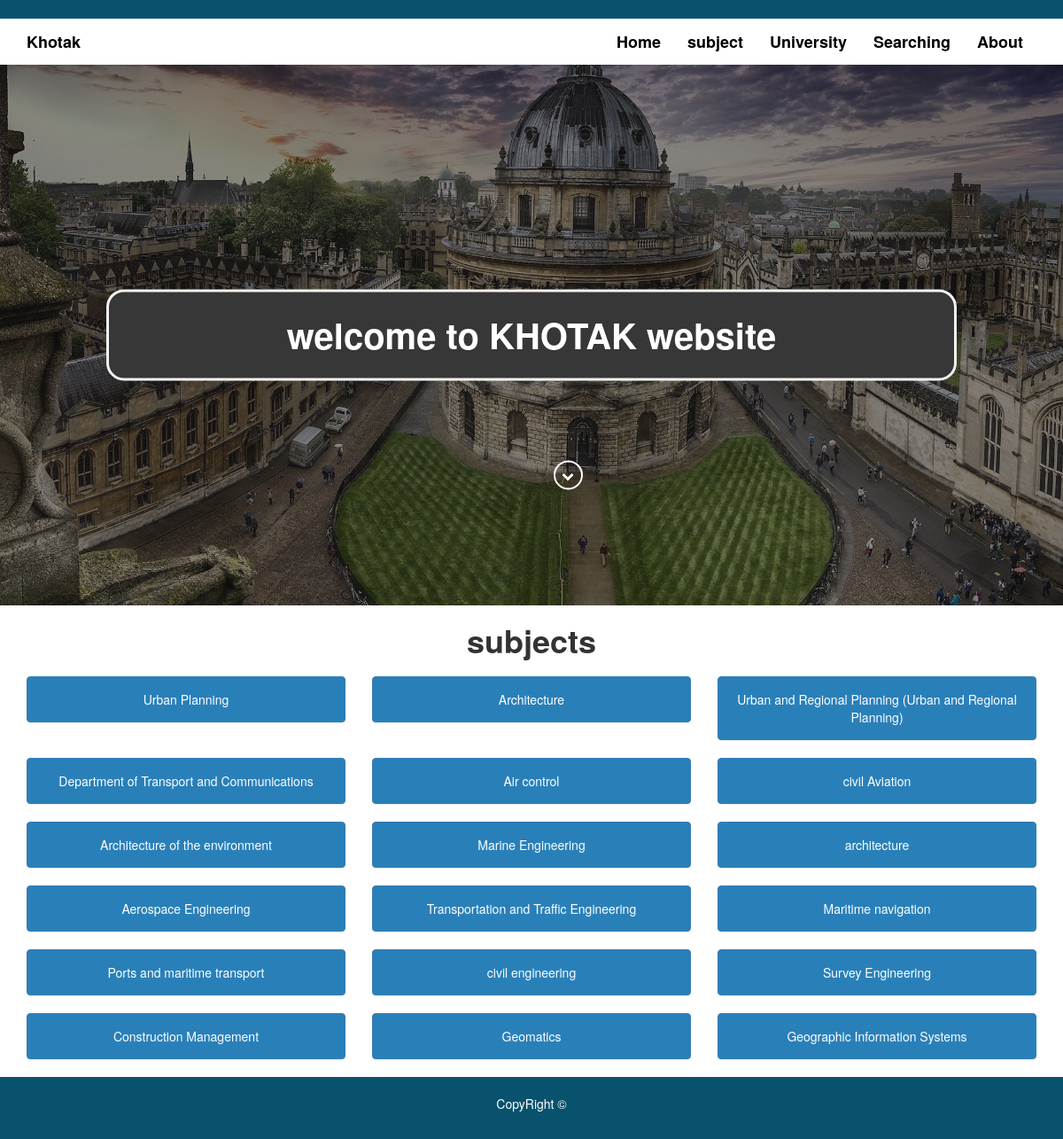
/subject.php?Id=2&subjectId=pageSub, run on the app's committed database.
### tables this page shows
CREATE TABLE `subject` (
  `subjectID` int(11) NOT NULL,
  `name` varchar(255) DEFAULT NULL,
  `discription` varchar(2300) DEFAULT NULL,
  `majorID` int(11) DEFAULT NULL
);

### subject.php (the view, shortened to what this page needs)
<?php
include('includes/header.php');
if(isset($_GET['subjectId'])){
    $sub=$_GET['subjectId'];
}else{
    $sub="major";
}
?>
    <div class="content-section">
        <div class="container">
      <div class="con">
    <div class="wel" id="well-s">
       welcome to KHOTAK website
    </div>
                                         <span class="arrow ">
                 <i class="fa fa-chevron-down hvr-icon-hang typed-cursor"></i>
                                 </span>
            </div>
       </div>
    </div>
<?php
if($sub=="major"){
?>
<div class="image-subjects text-center">
      <div class="container">
          <h2>Major</h2>
           <div class="row">
             <?php
               global $con;
            $stmt=$con->prepare("select * FROM major ");
              $stmt->execute();
               $majors=$stmt->fetchAll();
                $counts3=$stmt->rowCount();
               foreach($majors as $maj){
                 ?>
                 <div class="col-md-4">
                <div class="panel panel-primary">
      <div class="panel-body"><a href="?Id=<?php echo $maj['majorID'] ?>&subjectId=pageSub">
                <?php echo $maj['name']; ?>
                </a></div>
    </div>
                 </div>
                 <?php
               }
              ?>
           </div>
      </div>
</div>
<?php
}elseif($sub=="pageSub"){
        $id=$_GET['Id'];
 ?>
 <div class="image-subjects text-center">
      <div class="container">
          <h2>subjects</h2>
           <div class="row">
             <?php
               global $con;
            $stmt=$con->prepare("select * FROM subject
            where majorid=?");
              $stmt->execute(array($id));
               $subjects=$stmt->fetchAll();
               foreach($subjects as $subj){
                 ?>
                 <div class="col-md-4">
               <div class="panel panel-primary">
                   <div class="panel-body">
<a href="?IdSub=<?php echo $subj['subjectID']; ?>&subjectId=pageSubs">
                <?php echo $subj['name']; ?>
                </a>
                   </div>
                   </div>
                 </div>
                 <?php
               }
              ?>
           </div>
      </div>
</div>
   <?php
}
?>
<?php
include('includes/footer.php');
?>

### css/fpsyle.css (style rules this page uses)
.content-section .arrow { position: absolute; bottom: -129px; left: 41px; width: 100%; padding: 3px 0; text-align: center; }
.content-section .arrow i { border: 2px solid #fff; border-radius: 50%; width: 33px; height: 33px; line-height: 33px; cursor: pointer; color: #fff; }
.hvr-icon-hang:before { right: 8px !important; }
.content-section .typed-cursor { opacity: 1; -webkit-animation: blink 0.7s infinite; -moz-animation: blink 0.7s infinite; animation: blink 0.7s infinite; }
.content-section { background: url("../img/d0e1cfbf0cc198003b47137679e72208.jpg")center center; -webkit-background-size: cover; -moz-background-size: cover; -o-background-size: cover; background-size: cover; min-height: 610px; position: relative; }
.con { background-color: rgb(56, 55, 55); color: white; font-weight: bold; border: 3px solid #f1f1f1; position: absolute; top: 50%; left: 50%; transform: translate(-50%, -50%); z-index: 2; width: 80%; padding: 20px; text-align: center; border-radius: 20px; }
.wel { font-size: 40px; }
.image-subjects h2 { font-size: 36px; font-weight: 700; margin: 20px; }
.image-subjects .panel-primary { background-color: #2980b9; color: #fff; }
.image-subjects .panel-body a { color: #fff!important; text-decoration: none; }

### data on the page
subject: name "Urban Planning"
subject: name "Architecture"
subject: name "Urban and Regional Planning (Urban and Regional Planning)"
subject: name "Department of Transport and Communications"
subject: name "Air control"
subject: name "civil Aviation"
subject: name "Architecture of the environment"
subject: name "Marine Engineering"
subject: name "architecture"
subject: name "Aerospace Engineering"
subject: name "Transportation and Traffic Engineering"
subject: name "Maritime navigation"
subject: name "Ports and maritime transport"
subject: name "civil engineering"
subject: name "Survey Engineering"
subject: name "Construction Management"
subject: name "Geomatics"
subject: name "Geographic Information Systems"
